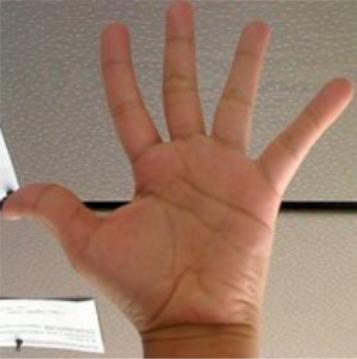
//> input picture back_project/hand.jpg, 357 x 359 px
$ ./back_projecy hand.jpg   (built with g++ and OpenCV 4)
//> lines starting //> are read from the running program, lines starting //| are printed output that depends on the picture
#include <iostream>
#include <opencv2/imgproc/imgproc.hpp>
#include <opencv2/opencv.hpp>
#include <cv.h>
#include <opencv2/core/core.hpp>
#include <opencv2/highgui/highgui.hpp>
#include <cmath>
#include <opencv2/imgproc.hpp>
using namespace std;
using namespace cv;
#define pai 3.14159
/*void cv::calcBackProject ( const Mat * images, int nimages, const int * channels, InputArray hist, OutputArray backProject, const float ** ranges, double scale = 1, bool uniform = true )

*/int main(int argc,char **argv)
{
if(argc<2) return 0;

Mat src =imread(argv[1]);
//> src is the input picture: 359 rows x 357 cols, CV_8UC3; mean B, G, R 108.8, 126.4, 156.4
Mat hsv;
// [10 lines of commented-out code are left out]
cvtColor(src,hsv,CV_BGR2HSV);
//> hsv: 359 rows x 357 cols, CV_8UC3; mean H, S, V 14.1, 80.4, 156.4
 int histSize[]={25,25};
const float range[]={0,256};
const float *ranges[]={range,range,range};
const int channels[] ={0,1,2};


MatND   hist;
calcHist(&hsv,1,channels,Mat(),hist,2,histSize,ranges,true,false);
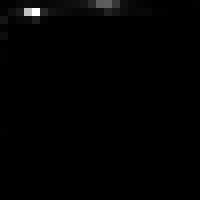
//> hist: 25 rows x 25 cols, CV_32FC1 (shown 8 times larger); min 0, max 26270, mean 205.1; drawn with min black and max white
normalize(hist, hist, 0, 255, NORM_MINMAX, -1, Mat());
MatND dest;//(src.size(),CV_32FC1);
calcBackProject(&hsv,1,channels,hist,dest,ranges);
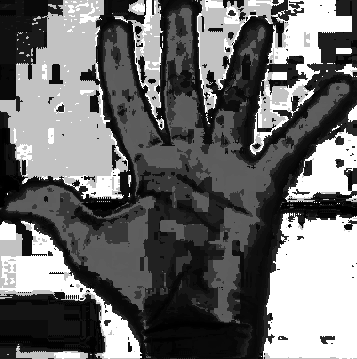
//> dest: 359 rows x 357 cols, CV_8UC1; min 0, max 255, mean 107.3

Mat dest_june(hsv.size(),CV_8UC1);

for(int i=0;i<hsv.rows;i++)
for(int j=0;j<hsv.cols;j++)
{
    float h = hsv.at<Vec3b>(i,j)[0];
    float s = hsv.at<Vec3b>(i,j)[1];
    float value = hist.at<float>(h/25,s/25);
//cout<<value<<endl;
    dest_june.at<unsigned char>(i,j) = static_cast<unsigned char>(value*255);

}
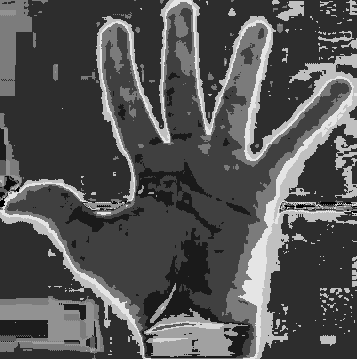
//> dest_june: 359 rows x 357 cols, CV_8UC1; min 0, max 229, mean 84


imshow("src",src);
imshow("dest",dest);
imshow("dest_june",dest_june);
waitKey(100000);
return 0;

}
